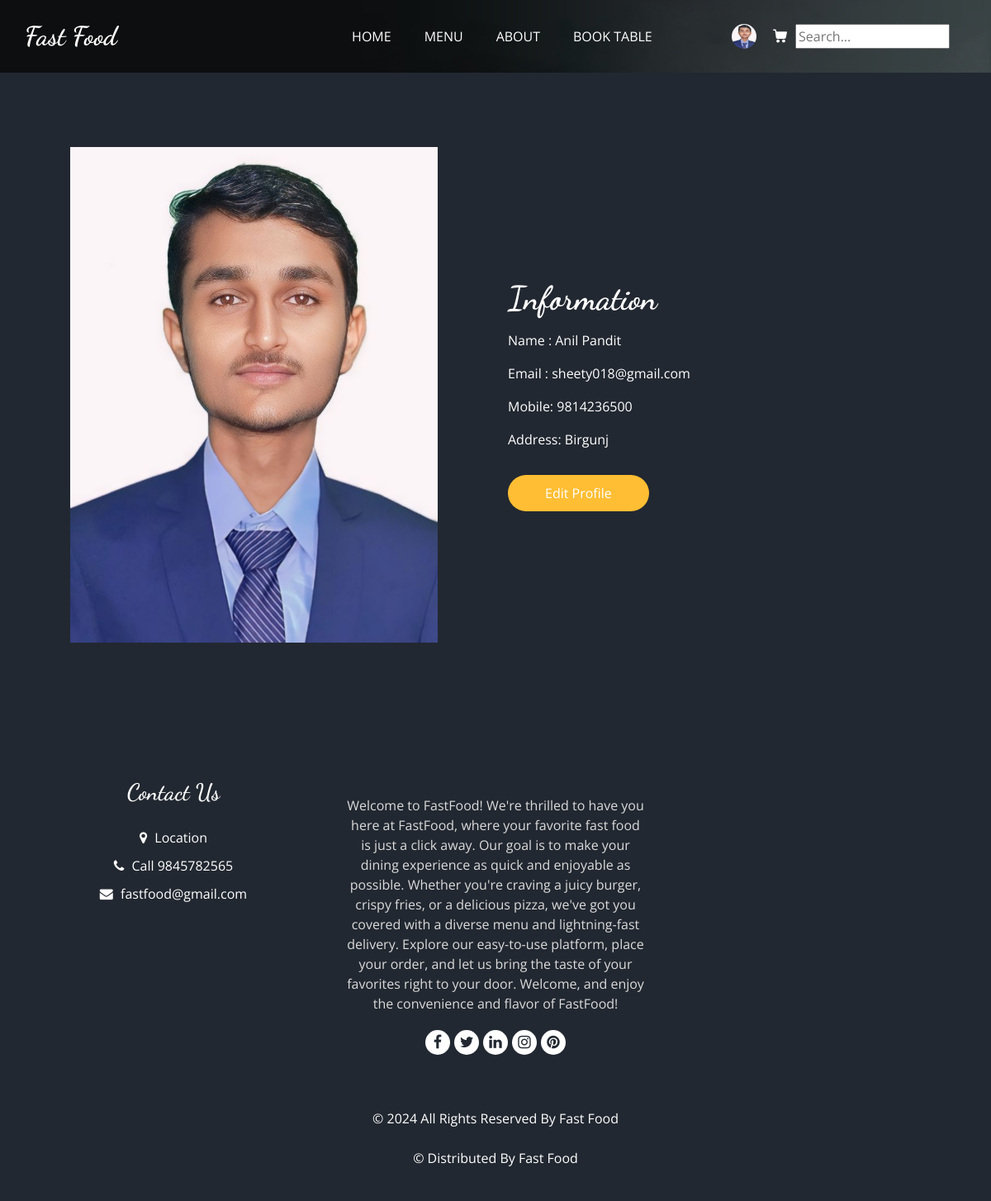
Page /user/profile (signed in) on the committed database.
### food/models.py (models this page shows, shortened)
class SystemSetting(models.Model):
    name = models.CharField(max_length=150)
    address = models.CharField(max_length=250)
    slogan = models.CharField(max_length=300)
    about = models.TextField(blank=True,null=True)
    email = models.EmailField()
    phone = models.CharField(max_length=15)
    logo = models.ImageField(upload_to='sys')
    location = models.URLField(blank=True,null=True)
    youtube = models.URLField(blank=True,null=True)
    instagram = models.URLField(blank=True,null=True)

### useraccount/models.py (models this page shows, shortened)
class User(AbstractUser):
    address = models.TextField()
    mobile = models.CharField(max_length=15)
    profile = models.ImageField(upload_to='profiles')

### useraccount/views.py (the view)
# urls.py: path('profile',views.Profile, name='Profile'),
@login_required(login_url='login')
def Profile(request):
     return render(request,'user/profile.html')

### food/context_processors.py (called while the page is built)
def System(request):
    sys = SystemSetting.objects.first()
    return {'sys':sys}

def OfferView(request):
    offers = Offer.objects.filter(status = True)[:4]
    for off in offers:
        discounted_price = off.food.price * (Decimal(1) - Decimal(off.discount) / Decimal(100))
        off.discounted_price = round(discounted_price, 2)
    return {'offers':offers}

### templates/user/profile.html
{% extends "master.html" %}
{% block content %}
{% include "header2.html" %}
<section class="about_section layout_padding">
    <div class="container  ">
      <div class="row">
        <div class="col-md-6 ">
          <div class="img-box">
            <img src="{{user.profile.url}}" height="600px" width="100px">
          </div>
        </div>
        <div class="col-md-6">
          <div class="detail-box">
            <div class="heading_container">
              <h2>
                Information
              </h2>
            </div>
               <p> Name : {{user.first_name}} {{user.last_name}}</p>
               <p> Email : {{user.email}}</p>
               <p> Mobile: {{user.mobile}}</p>
               <p> Address: {{user.address}}</p>
            <a href="{% url 'updatep' %}">
              Edit Profile
            </a>
          </div>
        </div>
      </div>
    </div>
  </section>
{% endblock content %}

### templates/master.html (shortened to what this page needs)
{% load static %}
<!DOCTYPE html>
<html>
<head>
  <link rel="stylesheet" type="text/css" href="{% static "css/bootstrap.css" %}" />
  <link rel="stylesheet" type="text/css" href="https://cdnjs.cloudflare.com/ajax/libs/OwlCarousel2/2.3.4/assets/owl.carousel.min.css" />
  <link rel="stylesheet" href="https://cdnjs.cloudflare.com/ajax/libs/jquery-nice-select/1.1.0/css/nice-select.min.css" />
  <link href="{% static "css/font-awesome.min.css" %}" rel="stylesheet" />
  <link href="{% static "css/style.css" %}" rel="stylesheet" />
  <link href="{% static "css/responsive.css" %}" rel="stylesheet" />
  <link href="{% static "css/drop.css" %}" rel="stylesheet" />
</head>
<body>
{% block content %}
{% endblock content %}
  <footer class="footer_section">
    <div class="container">
      <div class="row">
        <div class="col-md-4 footer-col">
          <div class="footer_contact">
            <h4>
              Contact Us
            </h4>
            <div class="contact_link_box">
              <a href="">
                <i class="fa fa-map-marker" aria-hidden="true"></i>
                <span>
                  Location
                </span>
              </a>
              <a href="">
                <i class="fa fa-phone" aria-hidden="true"></i>
                <span>
                  Call {{sys.phone}}
                </span>
              </a>
              <a href="">
                <i class="fa fa-envelope" aria-hidden="true"></i>
                <span>
                  {{sys.email}}
                </span>
              </a>
            </div>
          </div>
        </div>
        <div class="col-md-4 footer-col">
          <div class="footer_detail">
            <p>
              {{sys.about}}
            </p>
            <div class="footer_social">
              <a href="">
                <i class="fa fa-facebook" aria-hidden="true"></i>
              </a>
              <a href="">
                <i class="fa fa-twitter" aria-hidden="true"></i>
              </a>
              <a href="">
                <i class="fa fa-linkedin" aria-hidden="true"></i>
              </a>
              <a href="">
                <i class="fa fa-instagram" aria-hidden="true"></i>
              </a>
              <a href="">
                <i class="fa fa-pinterest" aria-hidden="true"></i>
              </a>
            </div>
          </div>
        </div>
      </div>
      <div class="footer-info">
        <p>
          &copy; <span id="displayYear"></span> All Rights Reserved By
          <a href="">{{sys.name}}</a><br><br>
          &copy;  Distributed By
          <a href="" target="_blank">{{sys.name}}</a>
        </p>
      </div>
    </div>
  </footer>
</body>
</html>

### templates/header2.html (shortened to what this page needs)
{% load static %}
<body class="sub_page">
  <div class="hero_area">
    <div class="bg-box">
      <img src="{% static "images/hero-bg.jpg" %}" alt="">
    </div>
    <header class="header_section">
      <div class="container">
        <nav class="navbar navbar-expand-lg custom_nav-container ">
          <a class="navbar-brand" href="{% url 'home'%}">
            <span>
              {{sys.name}}
            </span>
          </a>
          <div class="collapse navbar-collapse" id="navbarSupportedContent">
            <ul class="navbar-nav  mx-auto ">
              <li class="nav-item">
                <a class="nav-link" href="{% url 'home'%}">Home </a>
              </li>
              <li class="nav-item ">
                <a class="nav-link" href="{% url 'menu'%}">Menu <span class="sr-only">(current)</span> </a>
              </li>
              <li class="nav-item">
                <a class="nav-link" href="{% url 'about'%}">About</a>
              </li>
              <li class="nav-item">
                <a class="nav-link" href="{% url 'restaurant'%}">Book Table</a>
              </li>
            </ul>
            <div class="user_option">
              <div class="user-menu">
                <a href="#" class="user_link">
                  {% if user.is_authenticated %}
                    {% if user.profile and user.profile.url %}
                      <img src="{{ user.profile.url }}" height="30px" width="30px" class="rounded-circle" height="100" width="100">
                    {% else %}
                      <i class="fa fa-user" aria-hidden="true"></i>
                    {% endif %}
                    {% else %}
                  <i class="fa fa-user" aria-hidden="true"></i>
                  {% endif %}
              </div>
              {% if user.is_authenticated %}
              <a class="cart_link" href="{% url 'order' %}">
              </a>
              {% endif %}
              <form class="form-inline" method="GET" action="{% url 'menu' %}">
                <input type="text" name="search" value="{{ search }}" placeholder="Search...">
              </form>
            </div>
          </div>
        </nav>
      </div>
    </header>
  </div>

### static/css/responsive.css (style rules this page uses)
@media (min-width: 1200px) { .container { max-width: 1170px; } }

### static/css/drop.css (style rules this page uses)
.user-menu { position: relative; display: inline-block; }
.dropdown-content a { color: black; padding: 12px 16px; text-decoration: none; display: block; }

### rows in the picture
SystemSetting: name "Fast Food", phone "9845782565", email "fastfood@gmail.com", about "Welcome to FastFood! We're thrilled to have you here at FastFood, where your favorite fast food is just a click away. Our goal is to make your dining experience as quick and enjoyable as possible. Whether you're craving a juicy burger, crispy fries, or a delicious pizza, we've got you covered with a diverse menu and lightning-fast delivery. Explore our easy-to-use platform, place your order, and let us bring the taste of your favorites right to your door. Welcome, and enjoy the convenience and flavor of FastFood!"
User: profile (picture), first_name "Anil", last_name "Pandit", email "sheety018@gmail.com", mobile "9814236500", address "Birgunj"
